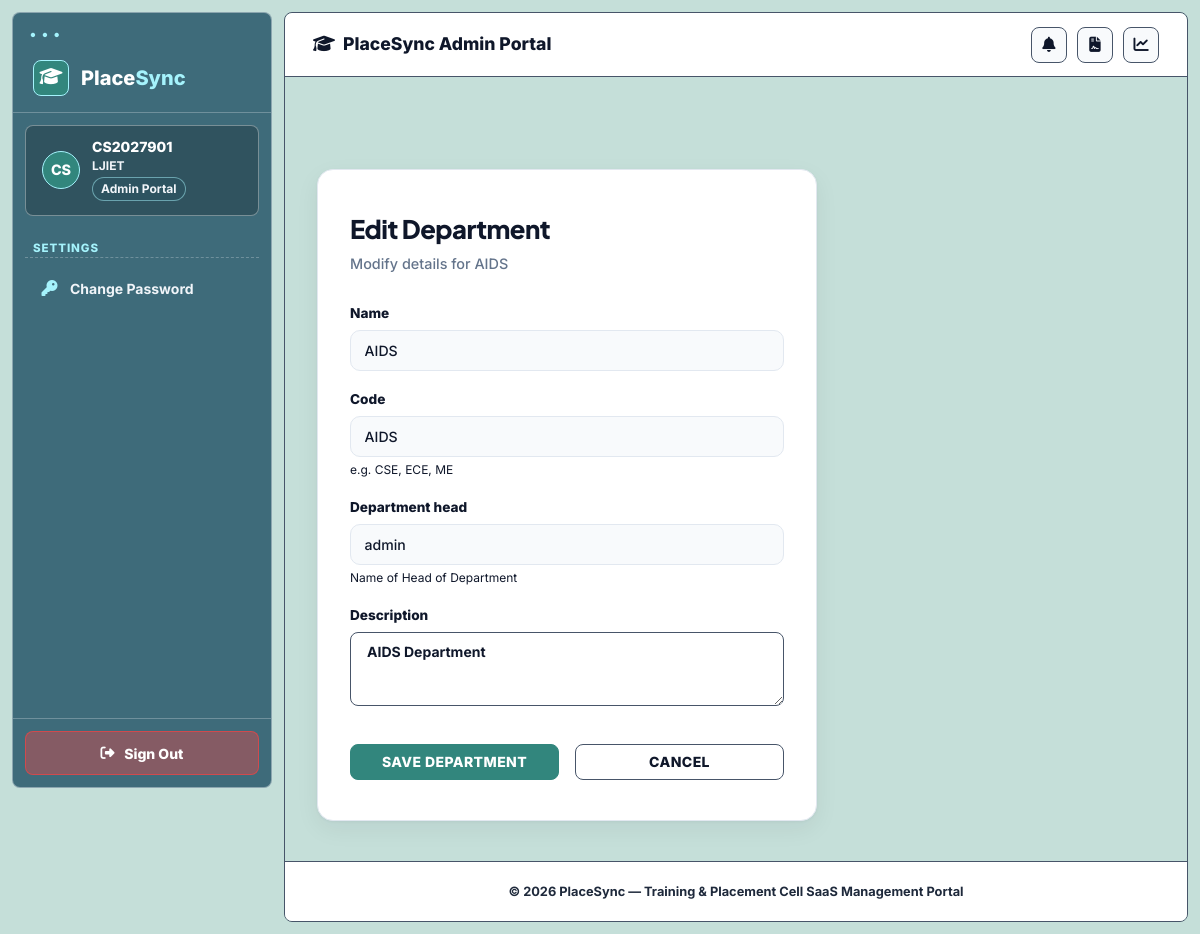
The page /departments/7/edit/ (signed in) on the database its author committed.
### accounts/models.py (models this page shows, shortened)
class User(AbstractUser):
    class Role(models.TextChoices):
        COLLEGE_ADMIN = 'COLLEGE_ADMIN', 'College Admin'
        STUDENT = 'STUDENT', 'Student'
    role = models.CharField(
        max_length=20,
        choices=Role.choices,
        default=Role.STUDENT
    )
    college = models.ForeignKey(
        'colleges.College',
        on_delete=models.SET_NULL,
        null=True,
        blank=True,
        related_name='users'
    )
    must_change_password = models.BooleanField(default=False)

### colleges/models.py (models this page shows, shortened)
class College(models.Model):
    name = models.CharField(max_length=255, unique=True)
    code = models.CharField(max_length=50, unique=True, help_text="Unique college code or abbreviation")
    address = models.TextField(blank=True)
    website = models.URLField(blank=True)
    created_at = models.DateTimeField(auto_now_add=True)
    logo = models.ImageField(upload_to='college_logos/', blank=True, null=True)
    university = models.CharField(max_length=255, blank=True)
    email = models.EmailField(blank=True)
    phone = models.CharField(max_length=20, blank=True)
    linkedin = models.URLField(blank=True, verbose_name="LinkedIn")
    twitter = models.URLField(blank=True, verbose_name="Twitter")
    instagram = models.URLField(blank=True, verbose_name="Instagram")

### departments/models.py (models this page shows, shortened)
class Department(models.Model):
    college = models.ForeignKey(
        'colleges.College',
        on_delete=models.CASCADE,
        related_name='departments'
    )
    name = models.CharField(max_length=255)
    code = models.CharField(
        max_length=50,
        help_text="e.g. CSE, ECE, ME"
    )
    description = models.TextField(blank=True)
    department_head = models.CharField(
        max_length=255,
        blank=True,
        help_text="Name of Head of Department"
    )
    created_at = models.DateTimeField(auto_now_add=True)
    class Meta:
        constraints = [
            models.UniqueConstraint(
                fields=['college', 'code'],
                name='unique_college_department_code'
            ),
            models.UniqueConstraint(
                fields=['college', 'name'],
                name='unique_college_department_name'
            ),
        ]

### departments/views.py (the view, shortened to what this page needs)
# urls.py: path('<int:pk>/edit/', DepartmentUpdateView.as_view(), name='edit'),
class DepartmentUpdateView(LoginRequiredMixin, View):
    form_class = DepartmentForm
    template_name = 'departments/department_form.html'
    def get(self, request, pk, *args, **kwargs):
        dept = get_object_or_404(Department, pk=pk, college=request.user.college)
        form = self.form_class(instance=dept, college=request.user.college)
        return render(request, self.template_name, {'form': form, 'action': 'Edit', 'department': dept})

### departments/forms.py (shortened to what this page needs)
class DepartmentForm(forms.ModelForm):
    class Meta:
        model = Department
        fields = ['name', 'code', 'department_head', 'description']
        widgets = {
            'department_head': forms.TextInput(attrs={'placeholder': 'Name of Head of Department'}),
            'description': forms.Textarea(attrs={'rows': 3, 'placeholder': 'Optional brief description'}),
        }
    def __init__(self, *args, **kwargs):
        self.college = kwargs.pop('college', None)
        super().__init__(*args, **kwargs)
        for name, field in self.fields.items():
            field.widget.attrs.update({'class': 'form-input'})

### staff_permissions/templatetags/staff_tags.py (called while the page is built)
@register.filter(name='has_perm_filter')
def has_perm_filter(user, permission_name):
    if not user or not user.is_authenticated:
        return False
    return has_staff_permission(user, permission_name)

@register.filter(name='is_college_admin_filter')
def is_college_admin_filter(user):
    if not user or not user.is_authenticated:
        return False
    return is_college_admin(user)

### staff_permissions/utils.py (called while the page is built, shortened)
def is_college_admin(user):
    if not user.is_authenticated:
        return False
    if user.is_superuser:
        return True
    if getattr(user, 'role', '') == 'COLLEGE_ADMIN':
        return not hasattr(user, 'staff_profile')
    return False

def has_staff_permission(user, permission_name):
    if not user.is_authenticated:
        return False
    if is_college_admin(user):
        return True
    if getattr(user, 'role', '') != 'COLLEGE_ADMIN':
        return False

### templates/departments/department_form.html (shortened to what this page needs)
{% extends 'base.html' %}
{% block content %}
<div class="auth-wrapper" style="padding-top: 4rem;">
    <div class="auth-card" style="max-width: 500px;">
        <div class="auth-header">
            <h1 class="auth-title">{{ action }} Department</h1>
            <p class="auth-subtitle">
                {% if action == 'Add' %}
                    Create a new academic department
                {% else %}
                    Modify details for {{ department.name }}
                {% endif %}
            </p>
        </div>
        <form method="post" novalidate>
            {% for field in form %}
                <div class="form-group">
                    <label class="form-label" for="{{ field.id_for_label }}">{{ field.label }}</label>
                    {{ field }}
                    {% if field.help_text %}
                        <span style="font-size: 0.75rem; color: var(--text-muted); display: block; margin-top: 0.25rem;">{{ field.help_text }}</span>
                    {% endif %}
                </div>
            {% endfor %}
            <div style="display: flex; gap: 1rem; margin-top: 2rem;">
                <button type="submit" class="btn btn-primary" style="flex: 1;">Save Department</button>
                <a href="{% url 'departments:list' %}" class="btn btn-secondary" style="flex: 1;">Cancel</a>
            </div>
        </form>
    </div>
</div>
{% endblock %}

### templates/base.html (shortened to what this page needs)
{% load static %}
{% load staff_tags %}
<!DOCTYPE html>
<html lang="en">
<head>
    <link rel="stylesheet" href="https://cdnjs.cloudflare.com/ajax/libs/font-awesome/6.5.1/css/all.min.css" />
    <link rel="stylesheet" href="{% static 'css/student.css' %}?v=7.0">
    <link rel="stylesheet" href="{% static 'css/style.css' %}?v=7.0">
</head>
<body class="page-dashboard">
{% if user.is_authenticated %}
<div class="sp-layout">
    <aside class="sp-sidebar" role="navigation" aria-label="College Admin navigation">
        <a href="{% url 'dashboard:index' %}" class="sp-brand">
            <div class="sp-brand-icon"><i class="fa-solid fa-graduation-cap"></i></div>
            <div class="sp-brand-text">Place<span>Sync</span></div>
        </a>
        <div class="sp-identity">
            <div class="sp-avatar">{{ user.username|slice:":2"|upper }}</div>
            <div>
                <div class="sp-identity-name">{{ user.username }}</div>
                <div class="sp-identity-roll">{% if user.college %}{{ user.college.code }}{% else %}PlaceSync{% endif %}</div>
                <div class="sp-identity-badge">Admin Portal</div>
            </div>
        </div>
        <div class="sp-section">
            <div class="sp-section-label">Settings</div>
            <ul class="sp-nav">
                {% if request.user|is_college_admin_filter %}
                <li><a href="{% url 'staff_permissions:settings' %}" class="sp-link {% if request.resolver_match.namespace == 'staff_permissions' %}active{% endif %}"><span class="sp-link-icon"><i class="fa-solid fa-gear"></i></span> System Settings</a></li>
                {% else %}
                <li><a href="{% url 'staff_permissions:change_password' %}" class="sp-link"><span class="sp-link-icon"><i class="fa-solid fa-key"></i></span> Change Password</a></li>
                {% endif %}
            </ul>
        </div>
        <div class="sp-footer">
            <a href="{% url 'accounts:logout' %}" class="sp-logout">
                <i class="fa-solid fa-right-from-bracket"></i> Sign Out
            </a>
        </div>
    </aside>
    <div class="sp-main">
        <header class="sp-topbar">
            <span class="sp-topbar-title">
                <span><i class="fa-solid fa-graduation-cap"></i></span> {% block topbar_title %}PlaceSync Admin Portal{% endblock %}
            </span>
            <div class="sp-topbar-right">
                <a href="{% url 'communication:notifications' %}" class="sp-topbar-btn" title="Notifications">
                    <i class="fa-solid fa-bell"></i>
                </a>
                <a href="{% url 'reports:dashboard' %}" class="sp-topbar-btn" title="Reports"><i class="fa-solid fa-file-contract"></i></a>
                <a href="{% url 'analytics:dashboard' %}" class="sp-topbar-btn" title="Analytics"><i class="fa-solid fa-chart-line"></i></a>
            </div>
        </header>
        <main class="sp-content" id="main-content">
{% endif %}
{% block content %}{% endblock %}
{% if user.is_authenticated %}
        </main>
        <footer class="sp-page-footer">
            &copy; 2026 PlaceSync &mdash; Training &amp; Placement Cell SaaS Management Portal
        </footer>
    </div>
</div>
{% else %}
</div>
{% endif %}
</body>
</html>

### rows shown on the page
User: username "CS", username "CS2027901", college.code "LJIET"
Department: name "AIDS", form "AIDS" "AIDS" "admin" "AIDS Department"

### other values the page prints
{{ action }} "Edit"
{{ field.label }} "Name" "Code" "Department head" "Description"
{{ field.help_text }} "e.g. CSE, ECE, ME" "Name of Head of Department"
